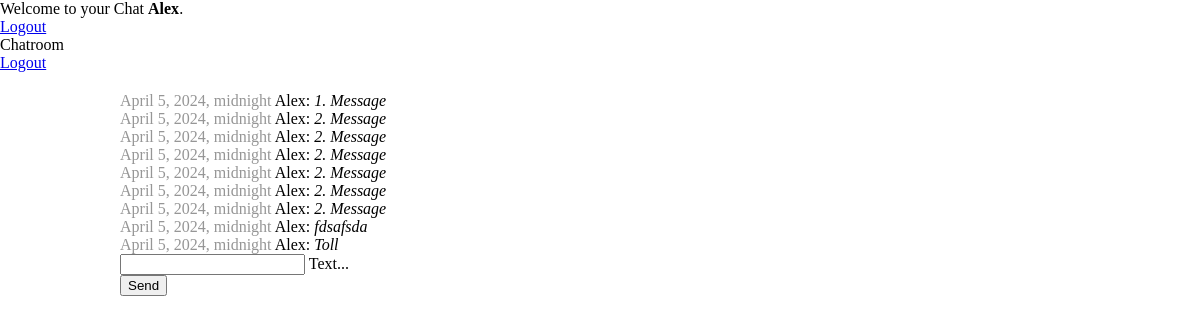
Page / (signed in) on the earlier database version.
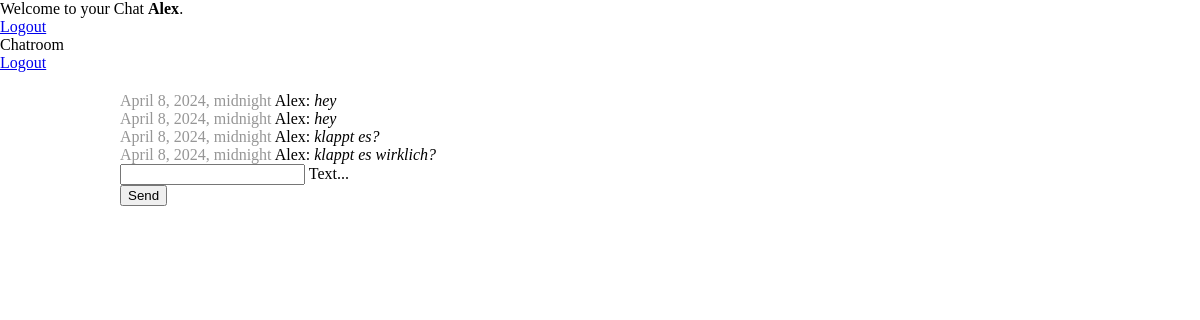
Same page on the later database version.
### chat/models.py (models this page shows)
class Message(models.Model):
    text = models.CharField(max_length=500)
    created_at = models.DateTimeField(default=timezone.now)
    chat = models.ForeignKey(Chat, on_delete=models.CASCADE, related_name='chat_messages_set', default=None, blank=True, null=True) # default is None, feld darf leer sein und die DB darf null sein
    author = models.ForeignKey(settings.AUTH_USER_MODEL, on_delete=models.CASCADE, related_name='author_messages_set')
    receiver = models.ForeignKey(settings.AUTH_USER_MODEL, on_delete=models.CASCADE, related_name='receiver_messages_set')

### chat/views.py (the view, shortened to what this page needs)
# urls.py: path('', index),
@login_required(login_url='/login/')
def index(request):
    chat_messages = Message.objects.filter(chat__id=1)
    last_message_date = chat_messages.last().created_at
    last_message_date_time = last_message_date.strftime('%Y-%m-%d %H:%M:%S')
    print('Last Message Date: ', last_message_date_time)
    return render(request, 'chat/index.html', {'chat_messages': chat_messages, 'last_message_date_time': last_message_date_time})

### chat/templates/chat/index.html (shortened to what this page needs)
{% extends "base.html" %} {% block content %} {% if request.user.is_authenticated %}
<div id="messageContainer">
{% for message in chat_messages %}
  <div><span class="color-gray"> {{message.created_at}} </span> {{message.author}}: <i>{{message.text}}</i></div>
  {% endfor %}
</div>
<form onsubmit="sendMessage(); return false;" method="post">
  <div class="mdl-textfield mdl-js-textfield mdl-textfield--floating-label">
    <input class="mdl-textfield__input" name="textmessage" type="text" id="messagefield" />
    <label class="mdl-textfield__label" for="messagefield">Text...</label>
  </div>
  <button class="mdl-button mdl-js-button mdl-button--raised mdl-js-ripple-effect mdl-button--accent">Send</button>
</form>
{% else %}
<h1>You are not logged in</h1>
<p>Bitte logge Dich ein: <a href="/login/">Login</a></p>
{% endif %} {% endblock %}

### templates/base.html (shortened to what this page needs)
<!DOCTYPE html>
<html lang="en">
  <head>
    <link rel="stylesheet" href="https://code.getmdl.io/1.3.0/material.indigo-pink.min.css" />
    {% load static %}
    <link rel="stylesheet" href="{% static 'css/style.css' %}" />
  </head>
  <body>
    <div class="mdl-layout mdl-js-layout mdl-layout--fixed-header">
      <header class="mdl-layout__header">
        <div class="mdl-layout__header-row">
          {% if request.user.is_authenticated %}
          <span class="mdl-layout-title welcome_line">Welcome to your Chat <strong> {{request.user.username}}</strong>.</span>
          {% else %}
          <span class="mdl-layout-title welcome_line">Welcome to Chatroom</span>
          <span class="mdl-layout-title welcome_line welcome_line_mobile">Chatroom</span>
          {% endif %}
          <nav class="mdl-navigation my_navigation">
            {% if request.user.is_authenticated %}
            <a class="mdl-button mdl-js-button mdl-button--raised mdl-js-ripple-effect mdl-color-text--indigo-900 mdl-color--indigo-100" href="{% url 'logout' %}">Logout</a>
            {% endif %}
          </nav>
        </div>
      </header>
      <div class="mdl-layout__drawer">
        <span class="mdl-layout-title">Chatroom</span>
        <nav class="mdl-navigation">
          <a class="mdl-navigation__link" href="{% url 'logout' %}">Logout</a>
        </nav>
      </div>
      <main class="main">
        <div class="page-content">{% block content %} {% endblock %}</div>
      </main>
    </div>
  </body>
</html>

### static/css/style.css (style rules this page uses)
body { margin: 0; padding: 0; }
.main { display: flex; align-items: center; justify-content: center; }
.page-content { width: 80%; padding: 20px 30px; }
.color-gray { color: rgb(150, 150, 150); }

Differences in the rows shown:
removed Message: created_at "April 5, 2024, midnight", author "Alex", text "1. Message"
removed Message: created_at "April 5, 2024, midnight", author "Alex", text "2. Message"
removed Message: created_at "April 5, 2024, midnight", author "Alex", text "2. Message"
removed Message: created_at "April 5, 2024, midnight", author "Alex", text "2. Message"
removed Message: created_at "April 5, 2024, midnight", author "Alex", text "2. Message"
removed Message: created_at "April 5, 2024, midnight", author "Alex", text "2. Message"
removed Message: created_at "April 5, 2024, midnight", author "Alex", text "2. Message"
removed Message: created_at "April 5, 2024, midnight", author "Alex", text "fdsafsda"
removed Message: created_at "April 5, 2024, midnight", author "Alex", text "Toll"
added Message: created_at "April 8, 2024, midnight", author "Alex", text "hey"
added Message: created_at "April 8, 2024, midnight", author "Alex", text "hey"
added Message: created_at "April 8, 2024, midnight", author "Alex", text "klappt es?"
added Message: created_at "April 8, 2024, midnight", author "Alex", text "klappt es wirklich?"
